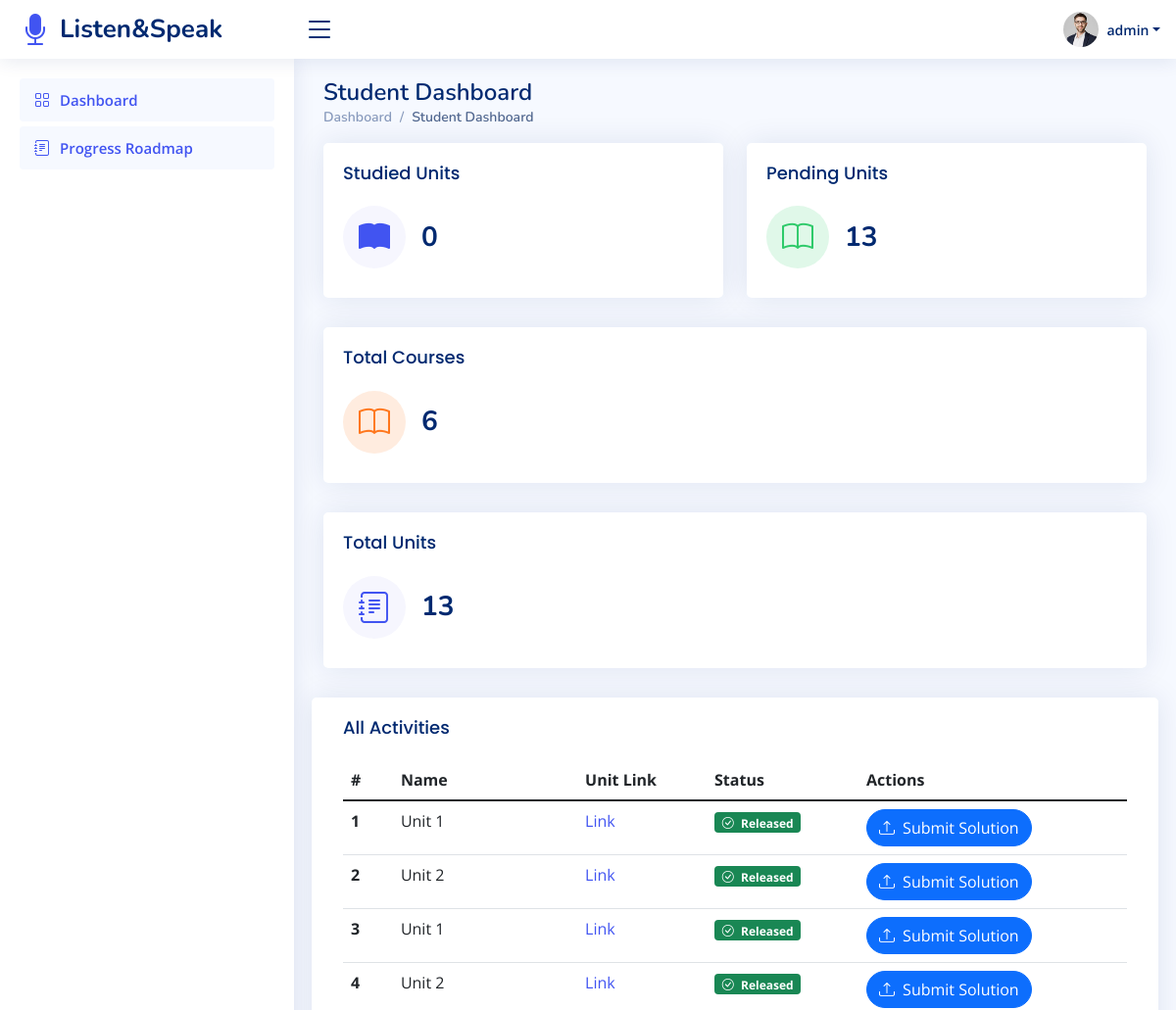
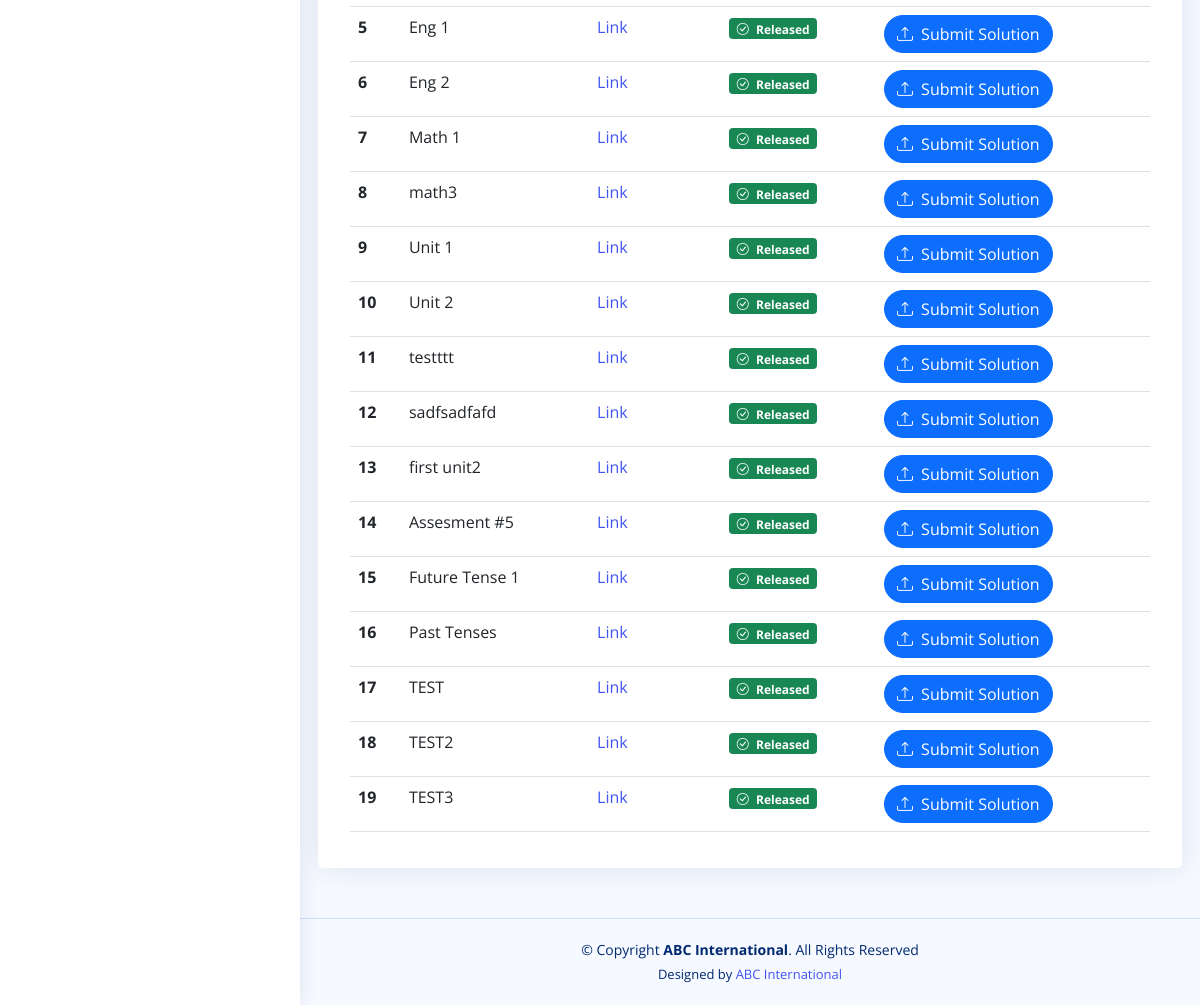
The app's page /student/dashboard/index.php (signed in) with its own data (2 pictures, top to bottom).
### tables this page shows
CREATE TABLE `units` (
  `unit_id` int(11) NOT NULL,
  `unit_name` varchar(255) NOT NULL,
  `subject_id` int(11) DEFAULT NULL,
  `content` text DEFAULT NULL,
  `file` varchar(100) DEFAULT NULL,
  `type` varchar(100) NOT NULL DEFAULT 'Lesson',
  `link` varchar(100) DEFAULT NULL,
  `status` enum('Pass','Fail','Pending') DEFAULT NULL,
  `gpt_instructions` text DEFAULT NULL
);

### student/dashboard/index.php (the view, shortened to what this page needs)
<?php
require '../../app/app.php';
function fetchCount($table, $column = null, $data = null): int{
    $s = (isset($column) && isset($data)) ?  "SELECT * FROM $table WHERE $column=$data" : "SELECT * FROM $table";
    $res = mysqli_query($GLOBALS["con"], $s);
    return mysqli_num_rows($res);
}
?>
<!DOCTYPE html>
<html lang="en">
<?php $title = "Student Dashboard"; $path = '../../'; require_once '../../app/head.php'; ?>
<body>
<?php require_once '../../app/top_bar.php'; ?>
<?php require_once '../../app/student_side_bar.php'; ?>
<main id="main" class="main">
    <div class="pagetitle">
        <h1><?= $title ?></h1>
        <nav>
            <ol class="breadcrumb">
                <li class="breadcrumb-item"><a href="./">Dashboard</a></li>
                <li class="breadcrumb-item active"><?= $title ?></li>
            </ol>
        </nav>
    </div>
    <section class="section dashboard">
        <div class="row">
            <div class="col-lg-12">
                <div class="row">
                    <div class="col-xxl-3 col-md-6">
                        <div class="card info-card sales-card">
                            <div class="card-body">
                                <h5 class="card-title">Studied Units</h5>
                                <div class="d-flex align-items-center">
                                    <div class="card-icon rounded-circle d-flex align-items-center justify-content-center">
                                        <i class="bi bi-book-fill"></i>
                                    </div>
                                    <div class="ps-3">
                                        <h6><?=fetchCount('student_units', 'student_id', $_SESSION["id"])?></h6>
                                    </div>
                                </div>
                            </div>
                        </div>
                    </div>
                    <div class="col-xxl-3 col-md-6">
                        <div class="card info-card revenue-card">
                            <div class="card-body">
                                <h5 class="card-title">Pending Units</span></h5>
                                <div class="d-flex align-items-center">
                                    <div class="card-icon rounded-circle d-flex align-items-center justify-content-center">
                                        <i class="bi bi-book"></i>
                                    </div>
                                    <div class="ps-3">
                                        <h6><?=fetchCount('units', 'type', "'Unit'")-fetchCount('student_units', 'student_id', $_SESSION["id"])?></h6>
                                    </div>
                                </div>
                            </div>
                        </div>
                    </div>
                    <div class="col-xxl-3 col-xl-12">
                        <div class="card info-card customers-card">
                            <div class="card-body">
                                <h5 class="card-title">Total Courses</h5>
                                <div class="d-flex align-items-center">
                                    <div class="card-icon rounded-circle d-flex align-items-center justify-content-center">
                                        <i class="bi bi-book"></i>
                                    </div>
                                    <div class="ps-3">
                                        <h6><?=fetchCount('courses')?></h6>
                                    </div>
                                </div>
                            </div>
                        </div>
                    </div>
                    <div class="col-xxl-3 col-xl-12">
                        <div class="card info-card sales-card">
                            <div class="card-body">
                                <h5 class="card-title">Total Units</h5>
                                <div class="d-flex align-items-center">
                                    <div class="card-icon rounded-circle d-flex align-items-center justify-content-center">
                                        <i class="bi bi-journal-text"></i>
                                    </div>
                                    <div class="ps-3">
                                        <h6><?=fetchCount('units', 'type', "'Unit'")?></h6>
                                    </div>
                                </div>
                            </div>
                        </div>
                    </div>
                </div>
            </div>
        </div>
        <div class="row">
            <div class="card">
                <div class="card-body">
                    <h5 class="card-title">All Activities</h5>
                    <table class="table datatable">
                        <thead>
                        <tr>
                            <th scope="col">#</th>
                            <th scope="col">Name</th>
                            <th scope="col">Unit Link</th>
                            <th scope="col">Status</th>
                            <th scope="col">Actions</th>
                        </tr>
                        </thead>
                        <tbody>
                        <?php
                        $qry = "SELECT * FROM units";
                        $res = mysqli_query($con, $qry);
                        if(mysqli_num_rows($res)){
                            $count =1;
                            while ($row = mysqli_fetch_array($res)){
                                ?>
                                <tr>
                                    <th scope="row"><?=$count++?></th>
                                    <td><?=$row["unit_name"]?></td>
                                    <td>
                                        <a target="_blank" href="<?=$row["link"]?>">Link</a>
                                    </td>
                                    <td>
                                        <span class="badge bg-success"><i class="bi bi-check-circle me-1"></i> Released</span>
                                    </td>
                                    <td>
                                        <a href="../submit/index.php?id=<?=$row["unit_id"]?>" class="btn btn-primary rounded-pill">
                                            <i class="bi bi-upload me-1"></i>
                                            Submit Solution
                                        </a>
                                    </td>
                                </tr>
                            <?php }
                        } ?>
                        </tbody>
                    </table>
                </div>
            </div>
        </div>
    </section>
</main>
<?php require_once '../../app/footer.php'; ?>
</body>
</html>

### assets/css/style.css (style rules this page uses)
:root { scroll-behavior: smooth; }
body { font-family: "Open Sans", sans-serif; background: #f6f9ff; color: #444444; }
a { color: #4154f1; text-decoration: none; }
h1, h2, h3, h4, h5, h6 { font-family: "Nunito", sans-serif; }
#main { margin-top: 60px; padding: 20px 30px; transition: all 0.3s; }
.pagetitle { margin-bottom: 10px; }
.pagetitle h1 { font-size: 24px; margin-bottom: 0; font-weight: 600; color: #012970; }
.card { margin-bottom: 30px; border: none; border-radius: 5px; box-shadow: 0px 0 30px rgba(1, 41, 112, 0.1); overflow: hidden; }
.card-title { padding: 20px 0 15px 0; font-size: 18px; font-weight: 500; color: #012970; font-family: "Poppins", sans-serif; }
.card-body { padding: 0 20px 20px 20px; }
.breadcrumb { font-size: 14px; font-family: "Nunito", sans-serif; color: #899bbd; font-weight: 600; }
.breadcrumb a { color: #899bbd; transition: 0.3s; }
.breadcrumb .breadcrumb-item::before { color: #899bbd; }
.breadcrumb .active { color: #51678f; font-weight: 600; }
@media (min-width: 1200px) { #main, #footer { margin-left: 300px; } }
.dashboard .info-card { padding-bottom: 10px; }
.dashboard .info-card h6 { font-size: 28px; color: #012970; font-weight: 700; margin: 0; padding: 0; }
.dashboard .card-icon { font-size: 32px; line-height: 0; width: 64px; height: 64px; flex-shrink: 0; flex-grow: 0; }
.dashboard .sales-card .card-icon { color: #4154f1; background: #f6f6fe; }
.dashboard .revenue-card .card-icon { color: #2eca6a; background: #e0f8e9; }
.dashboard .customers-card .card-icon { color: #ff771d; background: #ffecdf; }

### records on screen
units: unit_name "Unit 1"
units: unit_name "Unit 2"
units: unit_name "Unit 1"
units: unit_name "Unit 2"
units: unit_name "Eng 1"
units: unit_name "Eng 2"
units: unit_name "Math 1"
units: unit_name "math3"
units: unit_name "Unit 1"
units: unit_name "Unit 2"
units: unit_name "testttt"
units: unit_name "sadfsadfafd"
units: unit_name "first unit2"
units: unit_name "Assesment #5"
units: unit_name "Future Tense 1"
units: unit_name "Past Tenses"
units: unit_name "TEST"
units: unit_name "TEST2"
units: unit_name "TEST3"

### other values on screen
$_SESSION["fullName"] "admin"
$title "Student Dashboard"
fetchCount('student_units', 'student_id', $_SESSION["id"]) "0"
fetchCount('courses') "6"
fetchCount('units', 'type', "'Unit'") "13"
